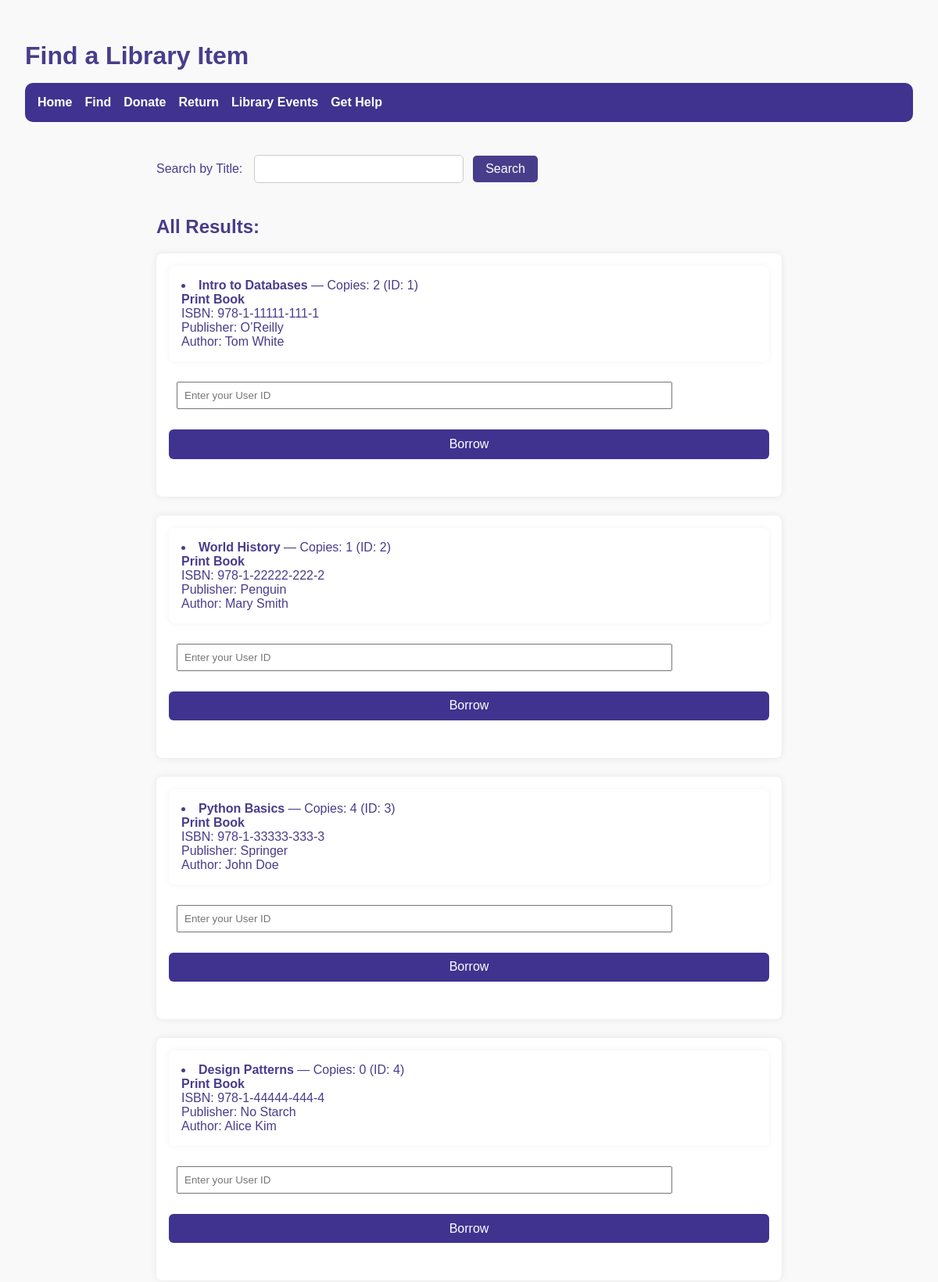
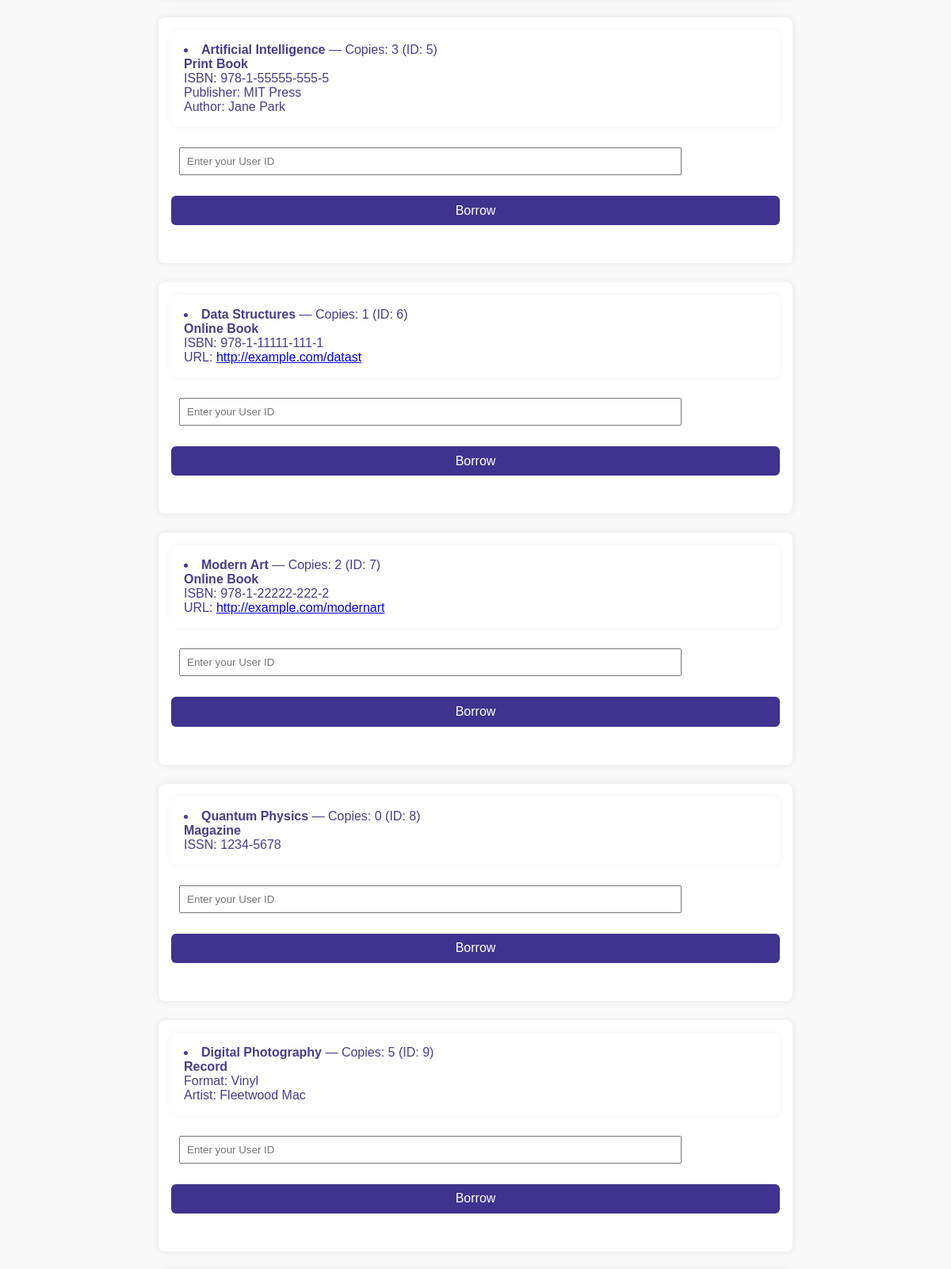
Page /find (upper part) on the committed database (2 pictures, top to bottom).
### tables this page shows
CREATE TABLE PrintBooks (
        item_id INTEGER PRIMARY KEY,
        ISBN TEXT,
        FOREIGN KEY (item_id) REFERENCES LibraryItems(item_id),
        FOREIGN KEY (ISBN) REFERENCES BookMetadata(ISBN)
    );

CREATE TABLE LibraryItems (
        item_id INTEGER PRIMARY KEY,
        available_copies INTEGER CHECK(available_copies >= 0),
        title TEXT NOT NULL
    );

CREATE TABLE BookMetadata (
        ISBN TEXT PRIMARY KEY,
        publisher TEXT,
        author TEXT
    );

CREATE TABLE OnlineBooks (
        item_id INTEGER PRIMARY KEY,
        url TEXT,
        ISBN TEXT,
        FOREIGN KEY (item_id) REFERENCES LibraryItems(item_id),
        FOREIGN KEY (ISBN) REFERENCES BookMetadata(ISBN)
    );

CREATE TABLE Magazines (
        item_id INTEGER PRIMARY KEY,
        ISSN TEXT,
        FOREIGN KEY (item_id) REFERENCES LibraryItems(item_id)
    );

### modules/routes.py (the view)
    @app.route('/find', methods=['GET', 'POST'])
    def find_item():
        search_query = ''
        if request.method == 'POST':
            search_query = request.form['title']
        conn = sqlite3.connect('library.db')
        cur = conn.cursor()
        query = '''
            SELECT li.item_id, li.title, li.available_copies,
                pb.ISBN, bm.publisher, bm.author,
                COALESCE(mm1.format, mm2.format) AS format,
                COALESCE(mm1.artist, mm2.artist) AS artist,
                m.ISSN,
                ob.ISBN AS ob_ISBN, ob.url,
                COALESCE(mm2.genre, mm1.genre) AS genre
            FROM LibraryItems li
            LEFT JOIN PrintBooks pb ON li.item_id = pb.item_id
            LEFT JOIN BookMetadata bm ON pb.ISBN = bm.ISBN
            LEFT JOIN Records r ON li.item_id = r.item_id
            LEFT JOIN MediaMetadata mm1 ON r.media_id = mm1.media_id
            LEFT JOIN Magazines m ON li.item_id = m.item_id
            LEFT JOIN OnlineBooks ob ON li.item_id = ob.item_id
            LEFT JOIN CDs cd ON li.item_id = cd.item_id
            LEFT JOIN MediaMetadata mm2 ON cd.media_id = mm2.media_id
        '''
        params = ()
        if search_query:
            query += ' WHERE li.title LIKE ?'
            params = (f'%{search_query}%',)
        cur.execute(query, params)
        results = cur.fetchall()
        conn.close()
        return render_template('find.html', results=results, search_query=search_query, message=request.args.get('message'))

### templates/find.html (shortened to what this page needs)
{% extends 'base.html' %}
{% block head %}
    <h1>Find a Library Item</h1>
{% endblock %}
{% block body %}
    <form method="POST">
        <label for="title">Search by Title:</label>
        <input type="text" id="title" name="title" value="{{ search_query }}">
        <button type="submit">Search</button>
    </form>
    <h2>All Results:</h2>
    {% for item in results %}
        <div class="card">
            <li>
                <strong>{{ item[1] }}</strong> — Copies: {{ item[2] }} (ID: {{ item[0] }})<br>
                {% if item[3] %}
                    <strong>Print Book</strong><br>
                    ISBN: {{ item[3] }}<br>
                    Publisher: {{ item[4] }}<br>
                    Author: {{ item[5] }}<br>
                {% elif item[6] and item[7] %}
                    <strong>Record</strong><br>
                    Format: {{ item[6] }}<br>
                    Artist: {{ item[7] }}<br>
                {% elif item[8] %}
                    <strong>Magazine</strong><br>
                    ISSN: {{ item[8] }}<br>
                {% elif item[9] %}
                    <strong>Online Book</strong><br>
                    ISBN: {{ item[9] }}<br>
                    URL: <a href="{{ item[10] }}" target="_blank">{{ item[10] }}</a><br>
                {% elif item[11] %}
                    <strong>CD</strong><br>
                    Genre: {{ item[11] }}<br>
                    Format: {{ item[6] }}<br>
                    Artist: {{ item[7] }}<br>
                {% endif %}
            </li>
            <form method="POST" action="{{ url_for('borrow_item') }}">
                <input type="number" name="user_id" placeholder="Enter your User ID" required>
                <button class="action-button" type="submit">Borrow</button>
            </form>
        </div>
    {% endfor %}
{% endblock %}

### static/style.css (style rules this page uses)
body { margin: 0; font-family: sans-serif; color: darkslateblue; background-color: #f9f9f9; padding: 2rem; }
h1 { color: darkslateblue; margin-bottom: 1rem; }
form { margin-bottom: 2rem; }
input[type="text"] { padding: 0.5rem; font-size: 1rem; width: 250px; margin-right: 0.5rem; border: 1px solid #ccc; border-radius: 5px; }
button { padding: 0.5rem 1rem; font-size: 1rem; background-color: darkslateblue; color: white; border: none; border-radius: 5px; cursor: pointer; }
li { background: white; padding: 1rem; margin-bottom: 1rem; border-radius: 8px; box-shadow: 0 0 10px rgba(0,0,0,0.05); }
input, #openEventForm { margin: 10px; padding: 8px; width: 80%; }
.card { background: white; padding: 1rem; margin-bottom: 1.5rem; border-radius: 8px; box-shadow: 0 0 10px rgba(0, 0, 0, 0.08); }
.action-button { background-color: #40338f; color: white; padding: 0.6rem 1rem; margin-top: 1rem; border: none; width: 100%; font-size: 1rem; border-radius: 6px; cursor: pointer; }

### rows in the picture
PrintBooks: title "Intro to Databases", available_copies "2", item_id "1", ISBN "978-1-11111-111-1", publisher "O’Reilly", author "Tom White"
PrintBooks: title "World History", available_copies "1", item_id "2", ISBN "978-1-22222-222-2", publisher "Penguin", author "Mary Smith"
PrintBooks: title "Python Basics", available_copies "4", item_id "3", ISBN "978-1-33333-333-3", publisher "Springer", author "John Doe"
PrintBooks: title "Design Patterns", available_copies "0", item_id "4", ISBN "978-1-44444-444-4", publisher "No Starch", author "Alice Kim"
PrintBooks: title "Artificial Intelligence", available_copies "3", item_id "5", ISBN "978-1-55555-555-5", publisher "MIT Press", author "Jane Park"
OnlineBooks: title "Data Structures", available_copies "1", item_id "6", ISBN "978-1-11111-111-1", url "http://example.com/datast"
OnlineBooks: title "Modern Art", available_copies "2", item_id "7", ISBN "978-1-22222-222-2", url "http://example.com/modernart"
Magazines: title "Quantum Physics", available_copies "0", item_id "8", ISSN "1234-5678"
LibraryItems: title "Digital Photography", available_copies "5", item_id "9", item "Vinyl", item "Fleetwood Mac"
